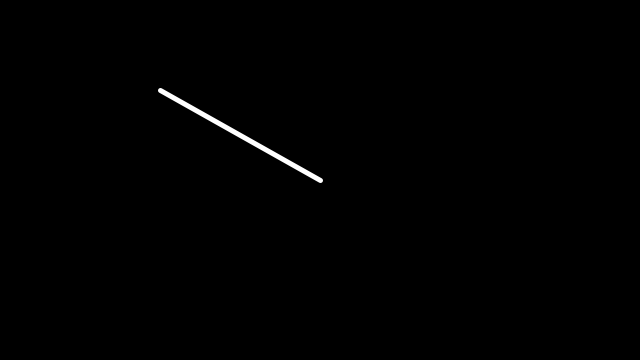
Frame 1 (no input)
Frame 60 (the mouse pressed at the canvas centre just before this capture): identical to frame 1, image omitted
Frame 120 (the mouse held since frame 60 and released just before this capture): blank canvas, image omitted

The Processing sketch that drew this single still picture (run headless with seeded random() and noise(); from frame 60 on, the mouse is pressed at the canvas centre):

// Processing sketch: ex4_vector_multiplication
// ── ex4_vector_multiplication.pde
/*
  Exercise 4 - Vector Multiplication
*/

PVector mouse;
PVector center;

void setup() {
  size(640,360);
  center = new PVector(width/2, height/2);
}

void draw() {
  background(0);
  mouse = new PVector(mouseX, mouseY);
  
  mouse.sub(center);
  
  mouse.mult(0.5);
  
  translate(center.x, center.y);
  stroke(255);
  strokeWeight(5);
  line(0, 0, mouse.x, mouse.y);
}
